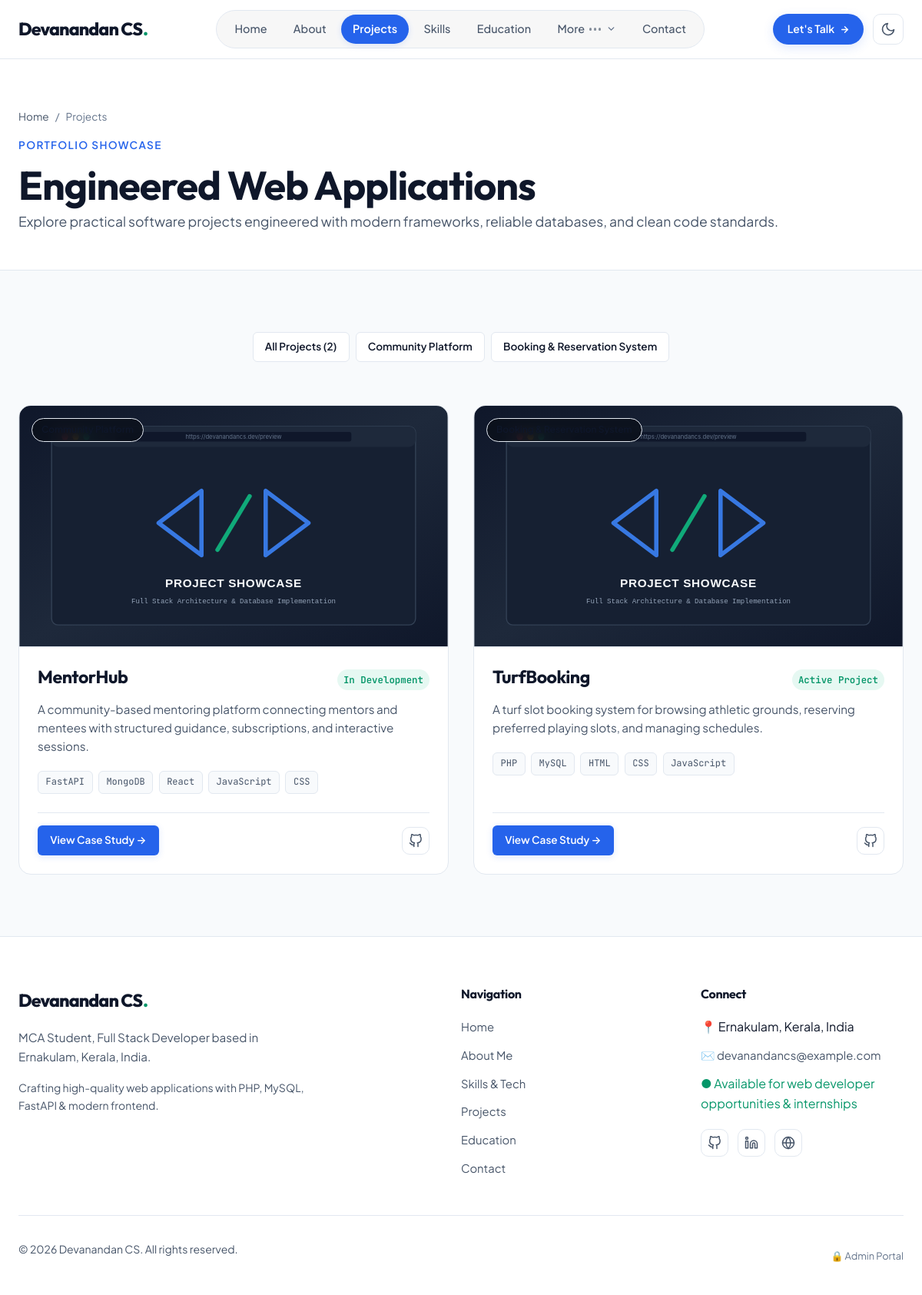
The app's page /projects.php with its own data.
### tables this page shows
CREATE TABLE IF NOT EXISTS `profile` (
    `id` INT UNSIGNED AUTO_INCREMENT PRIMARY KEY,
    `full_name` VARCHAR(100) NOT NULL DEFAULT 'Devanandan CS',
    `displayed_name` VARCHAR(100) NOT NULL DEFAULT 'Devanandan CS',
    `professional_title` VARCHAR(150) NOT NULL DEFAULT 'MCA Student, Full Stack Developer',
    `tagline` VARCHAR(255) NOT NULL,
    `bio` TEXT NOT NULL,
    `location` VARCHAR(150) NOT NULL DEFAULT 'Ernakulam, Kerala, India',
    `email` VARCHAR(120) NOT NULL DEFAULT 'devanandancs@example.com',
    `phone` VARCHAR(30) DEFAULT NULL,
    `career_goal` VARCHAR(255) NOT NULL DEFAULT 'Become a web developer',
    `availability_status` VARCHAR(100) NOT NULL DEFAULT 'Available for opportunities',
    `profile_photo` VARCHAR(255) DEFAULT NULL,
    `resume_file` VARCHAR(255) DEFAULT NULL,
    `github_url` VARCHAR(255) DEFAULT 'https://github.com',
    `linkedin_url` VARCHAR(255) DEFAULT 'https://linkedin.com',
    `updated_at` TIMESTAMP DEFAULT CURRENT_TIMESTAMP ON UPDATE CURRENT_TIMESTAMP
);

CREATE TABLE IF NOT EXISTS `projects` (
    `id` INT UNSIGNED AUTO_INCREMENT PRIMARY KEY,
    `title` VARCHAR(150) NOT NULL,
    `slug` VARCHAR(160) NOT NULL UNIQUE,
    `category` VARCHAR(100) NOT NULL DEFAULT 'Web Application',
    `role` VARCHAR(100) NOT NULL DEFAULT 'Full Stack Developer',
    `status` VARCHAR(50) NOT NULL DEFAULT 'In Development',
    `summary` VARCHAR(300) NOT NULL,
    `description` TEXT NOT NULL,
    `technologies` VARCHAR(255) NOT NULL,
    `github_url` VARCHAR(255) DEFAULT NULL,
    `live_url` VARCHAR(255) DEFAULT NULL,
    `featured` TINYINT(1) NOT NULL DEFAULT 0,
    `display_order` INT NOT NULL DEFAULT 0,
    `seo_title` VARCHAR(200) DEFAULT NULL,
    `seo_description` VARCHAR(300) DEFAULT NULL,
    `created_at` TIMESTAMP DEFAULT CURRENT_TIMESTAMP,
    `updated_at` TIMESTAMP DEFAULT CURRENT_TIMESTAMP ON UPDATE CURRENT_TIMESTAMP,
    INDEX `idx_projects_slug` (`slug`),
    INDEX `idx_projects_featured` (`featured`),
    INDEX `idx_projects_order` (`display_order`)
);

CREATE TABLE IF NOT EXISTS `social_links` (
    `id` INT UNSIGNED AUTO_INCREMENT PRIMARY KEY,
    `platform` VARCHAR(60) NOT NULL,
    `url` VARCHAR(255) NOT NULL,
    `icon` VARCHAR(60) NOT NULL,
    `display_order` INT NOT NULL DEFAULT 0,
    `is_active` TINYINT(1) NOT NULL DEFAULT 1,
    `created_at` TIMESTAMP DEFAULT CURRENT_TIMESTAMP,
    INDEX `idx_social_order` (`display_order`)
);

### projects.php (the view, shortened to what the rows shown need)
<?php
require_once __DIR__ . '/includes/header.php';
$db = get_db();
$projects = [];
try {
    $stmt = $db->query("SELECT * FROM projects ORDER BY display_order ASC, created_at DESC");
    $projects = $stmt->fetchAll();
} catch (Exception $e) {
}
?>
<header class="page-hero">
    <div class="container">
        <h1>Engineered Web Applications</h1>
    </div>
</header>
<section class="section">
    <div class="container">
        <div class="grid-2">
            <?php foreach ($projects as $project): ?>
                <?php
                    $techList = array_map('trim', explode(',', $project['technologies']));
                    $imgStmt = $db->prepare("SELECT image_path FROM project_images WHERE project_id = :pid ORDER BY is_featured DESC, display_order ASC LIMIT 1");
                    $imgStmt->execute(['pid' => $project['id']]);
                    $primaryImg = $imgStmt->fetchColumn();
                    $thumbnailSrc = !empty($primaryImg) ? upload_url($primaryImg, 'projects') : asset('images/project-placeholder.svg');
                ?>
                <article class="project-card" data-category="<?= e($project['category']) ?>">
                    <div class="project-thumbnail-wrapper">
                        <img src="<?= e($thumbnailSrc) ?>" alt="<?= e($project['title']) ?>" class="project-thumbnail" loading="lazy">
                        <span class="project-category-badge"><?= e($project['category']) ?></span>
                    </div>
                    <div class="project-body">
                        <div style="display: flex; justify-content: space-between; align-items: baseline; margin-bottom: 0.5rem;">
                            <h2 class="project-title" style="font-size: 1.45rem;">
                                <a href="<?= url('project.php?slug=' . urlencode($project['slug'])) ?>"><?= e($project['title']) ?></a>
                            </h2>
                            <span style="font-size: 0.775rem; color: var(--accent-emerald); font-weight: 600; font-family: var(--font-mono); background: rgba(16,185,129,0.1); padding: 0.2rem 0.5rem; border-radius: var(--radius-full);">
                                <?= e($project['status']) ?>
                            </span>
                        </div>
                        <p class="project-summary"><?= e($project['summary']) ?></p>
                        <div class="project-tech-stack">
                            <?php foreach ($techList as $tech): ?>
                                <span class="tech-badge"><?= e($tech) ?></span>
                            <?php endforeach; ?>
                        </div>
                        <div class="project-footer">
                            <a href="<?= url('project.php?slug=' . urlencode($project['slug'])) ?>" class="btn btn-primary btn-sm">
                                View Case Study &rarr;
                            </a>
                            <div class="project-links">
                                <?php if (!empty($project['github_url'])): ?>
                                    <a href="<?= e($project['github_url']) ?>" target="_blank" rel="noopener noreferrer" class="social-pill" title="GitHub Repository">
                                    </a>
                                <?php endif; ?>
                            </div>
                        </div>
                    </div>
                </article>
            <?php endforeach; ?>
        </div>
    </div>
</section>
<?php include __DIR__ . '/includes/footer.php'; ?>

### includes/navbar.php (shortened to what the rows shown need)
<?php
$profile = get_profile();
$displayedName = !empty($profile['displayed_name']) ? $profile['displayed_name'] : (!empty($profile['full_name']) ? $profile['full_name'] : 'Portfolio');
?>
<header class="site-header" id="site-header">
    <div class="container">
        <nav class="navbar" aria-label="Main Portfolio Navigation">
            <a href="<?= url('') ?>" class="nav-brand" aria-label="<?= e($displayedName) ?> Home">
                <span class="brand-monogram"><?= e($displayedName) ?><span class="brand-accent-dot">.</span></span>
            </a>
        </nav>
    </div>
</header>

### includes/footer.php (shortened to what the rows shown need)
<?php
$profile = get_profile();
$displayedName = !empty($profile['displayed_name']) ? $profile['displayed_name'] : (!empty($profile['full_name']) ? $profile['full_name'] : 'Portfolio');
$footerTagline = get_setting('footer_tagline', 'Crafting high-quality web applications with PHP, MySQL, FastAPI & modern frontend.');
$rawCopyright = get_setting('footer_copyright', '© ' . date('Y') . ' ' . $displayedName . '. All rights reserved.');
$footerCopyright = str_ireplace('Devanandan CS', $displayedName, $rawCopyright);
$socialLinks = [];
try {
    $db = get_db();
    $stmt = $db->query("SELECT * FROM social_links WHERE is_active = 1 ORDER BY display_order ASC");
    $socialLinks = $stmt->fetchAll();
} catch (Exception $e) {
}
?>
    </main>
    <footer class="site-footer" id="site-footer">
        <div class="container">
            <div class="footer-grid">
                <div class="footer-col footer-col-brand">
                    <a href="<?= url('') ?>" class="nav-brand" aria-label="<?= e($displayedName) ?> Home">
                        <span class="brand-monogram"><?= e($displayedName) ?><span class="brand-accent-dot">.</span></span>
                    </a>
                    <p class="footer-brand-bio">
                        <?= e($profile['professional_title'] ?? 'MCA Student, Full Stack Developer') ?> based in <?= e($profile['location'] ?? 'Ernakulam, Kerala, India') ?>.
                    </p>
                    <p class="footer-brand-bio" style="margin-top: 0.5rem; font-size: 0.875rem;">
                        <?= e($footerTagline) ?>
                    </p>
                </div>
                <div class="footer-col">
                    <ul class="footer-links">
                        <li><span>📍 <?= e($profile['location'] ?? 'Ernakulam, Kerala, India') ?></span></li>
                        <li><a href="mailto:<?= e($profile['email'] ?? 'devanandancs@example.com') ?>">✉️ <?= e($profile['email'] ?? 'devanandancs@example.com') ?></a></li>
                        <li><span style="color: var(--accent-emerald);">● <?= e($profile['availability_status'] ?? 'Available for opportunities') ?></span></li>
                    </ul>
                    <?php if (!empty($socialLinks)): ?>
                        <div class="social-pills" style="margin-top: 1.25rem;">
                            <?php foreach ($socialLinks as $link): ?>
                                <a href="<?= e($link['url']) ?>" target="_blank" rel="noopener noreferrer" class="social-pill" title="<?= e($link['platform']) ?>">
                                </a>
                            <?php endforeach; ?>
                        </div>
                    <?php endif; ?>
                </div>
            </div>
            <div class="footer-bottom">
                <p><?= e($footerCopyright) ?></p>
                <div class="footer-admin-link">
                    <a href="<?= url('admin/login.php') ?>" style="color: var(--text-muted); font-size: 0.8rem;">🔒 Admin Portal</a>
                </div>
            </div>
        </div>
    </footer>
</body>
</html>

### records on screen
profile: displayed_name "Devanandan CS", professional_title "MCA Student, Full Stack Developer", location "Ernakulam, Kerala, India", email "devanandancs@example.com", availability_status "Available for web developer opportunities & internships", displayed_name "© 2026 Devanandan CS. All rights reserved."
projects: title "MentorHub", status "In Development", summary "A community-based mentoring platform connecting mentors and mentees with structured guidance, subscriptions, and interactive sessions.", technologies "FastAPI", technologies "MongoDB", technologies "React", technologies "JavaScript", technologies "CSS"
projects: title "TurfBooking", status "Active Project", summary "A turf slot booking system for browsing athletic grounds, reserving preferred playing slots, and managing schedules.", technologies "PHP", technologies "MySQL", technologies "HTML", technologies "CSS", technologies "JavaScript"
social_links: platform "GitHub" (drawn)
social_links: platform "LinkedIn" (drawn)
social_links: platform "Email" (drawn)

### other values on screen
count($projects) "2"
$cat "Community Platform"
$cat "Booking & Reservation System"
$footerTagline "Crafting high-quality web applications with PHP, MySQL, FastAPI & modern frontend."
